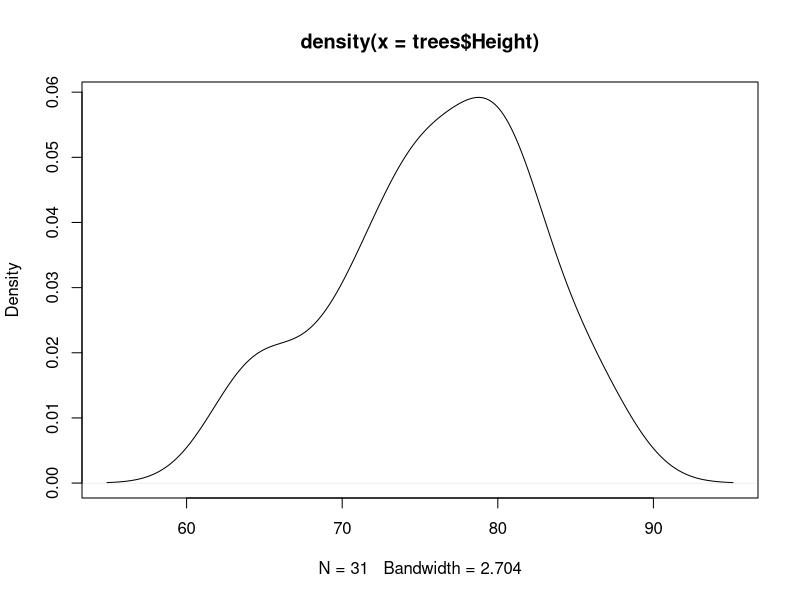
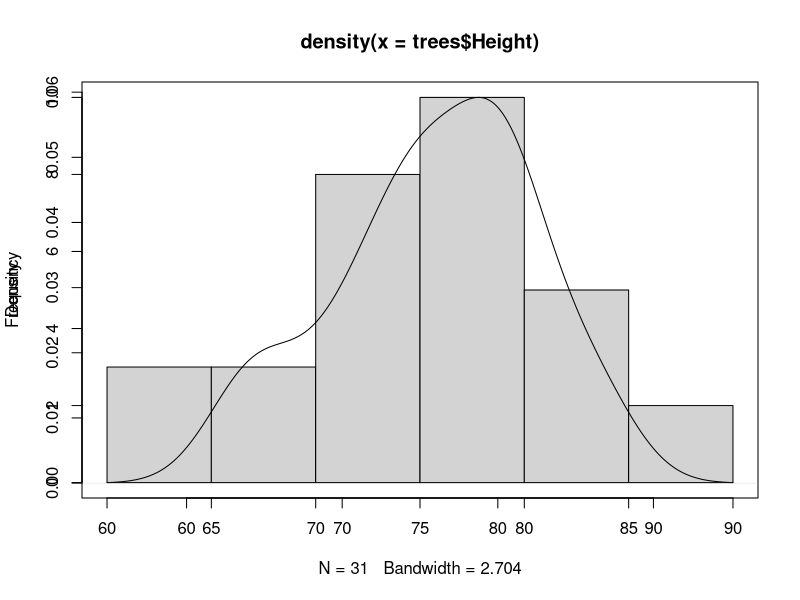

R code for these plots, in order:
densidade<-density(trees$Height)
plot(densidade)

#Histograma e grafico de densidade utilizados juntos
hist(trees$Height,main = NULL,xlab=NULL)
par(new=TRUE)
plot(densidade)